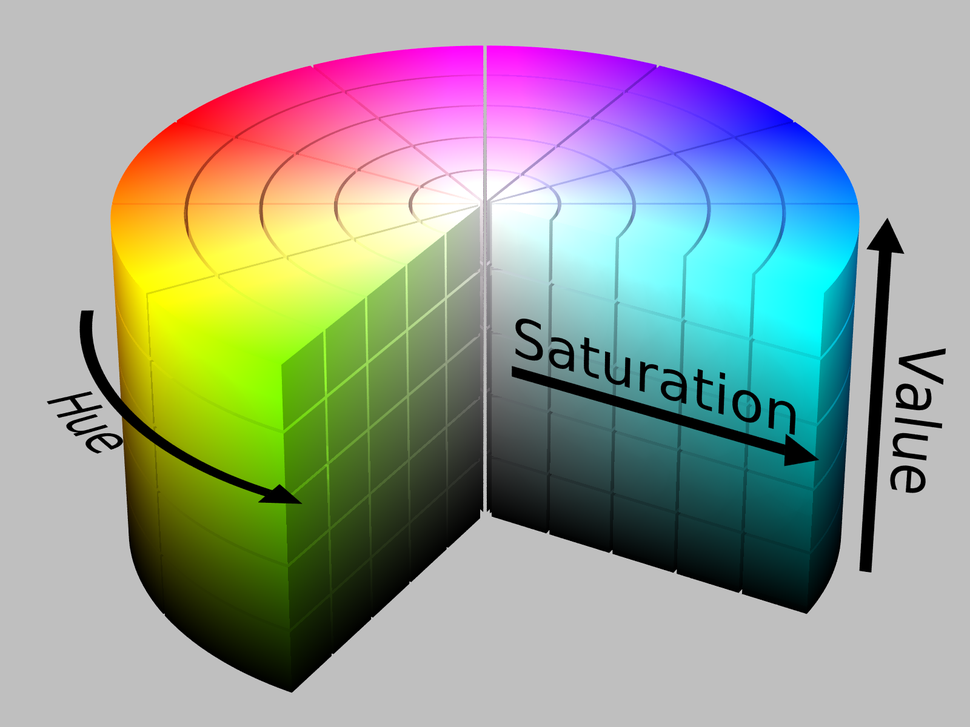
#> input picture Video İşlemleri/Kullanım 2 HSV Renk Filtreleme/HSV.png, 970 x 727 px, shrunk from 1600 x 1200 before the run, given in place of the camera
$ python 'renk filtreleme.py'
#> lines starting #> are read from the running program, lines starting #| are printed output that depends on the picture; after the words box and inside, x2 and y2 are one past the last pixel; in counts of white or black regions, pixels touching at a corner belong together
import cv2
import numpy as np

kamera = cv2.VideoCapture(0)

#renk filtreleme için HSV (Hue/rengi, Saturation/doygunluk, Value/yoğunluk) daha kullanışlı bir renk uzayıdır
#örneğin açık mavi rengini alabilmek için BGR'da 3 renkle de oynamak zorundayız.
#HSV'de ise hue rengini mavi seçip ve doygunluk değerini de ayarlarsak rahatça açık mavi elde ederiz.

while True:
    red,kare = kamera.read()
#> kare is the input picture: shape (727, 970, 3); mean B, G, R 149.2, 159.2, 151.8

    cv2.imshow("Kamera",kare)

    hsv = cv2.cvtColor(kare,cv2.COLOR_BGR2HSV)
#> hsv: shape (727, 970, 3); mean H, S, V 40, 84.9, 178.8

    #hsv renk skalasında 90 - 140 aralığı mavi değerleridir
    lower = np.array([90,80,80])
    upper = np.array([140,255,255])
    maske = cv2.inRange(hsv,lower,upper)   #bu aralıktaki değerleri beyaz yap, diğerlerini siyah pixel yap
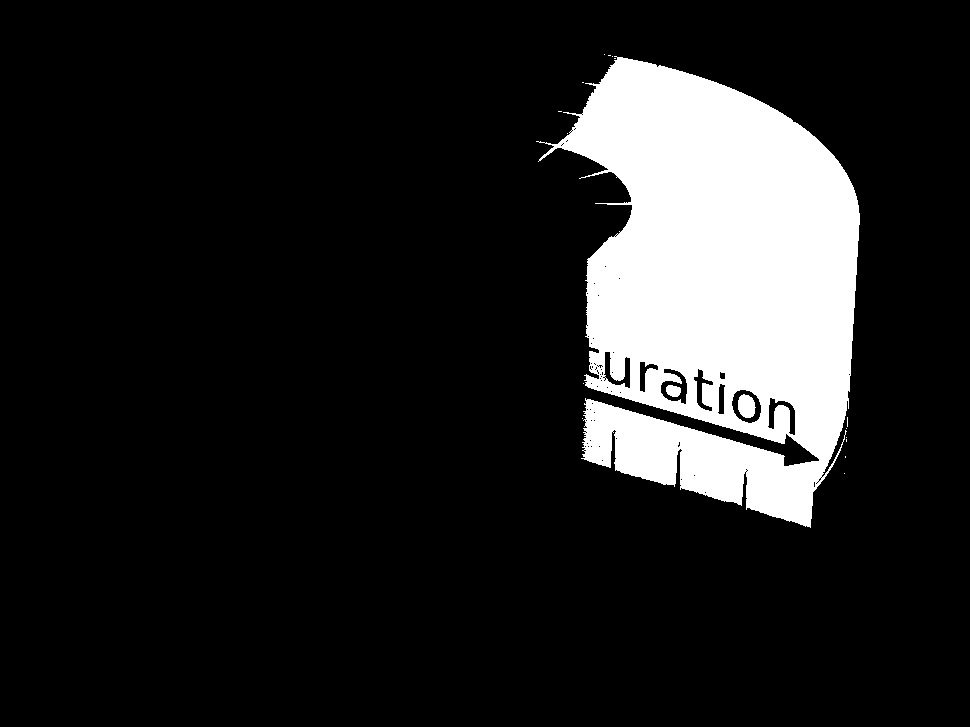
#> maske: shape (727, 970); 13.8% white; 18 white regions (15 under 20 px), largest, box (x1, y1, x2, y2) and area: (536, 56, 860, 528) 96821, (738, 394, 756, 418) 333, (666, 385, 681, 397) 143
    cv2.imshow("Maske",maske)

    result = cv2.bitwise_and(kare,kare, mask=maske)
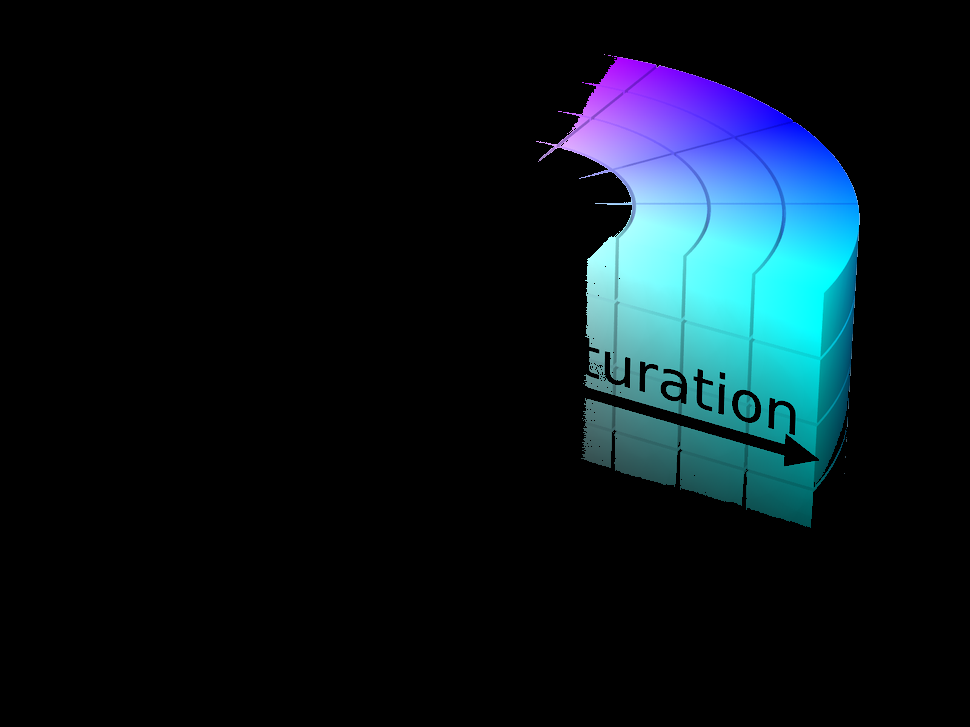
#> result: shape (727, 970, 3); mean B, G, R 28.9, 21.9, 9.8
    cv2.imshow("Mavi Renk Filtresi Sonucumuz",result)

    key = cv2.waitKey(25)
#> (key Esc is pressed here)
    if key == 27:
        break

kamera.release()
cv2.destroyAllWindows()
